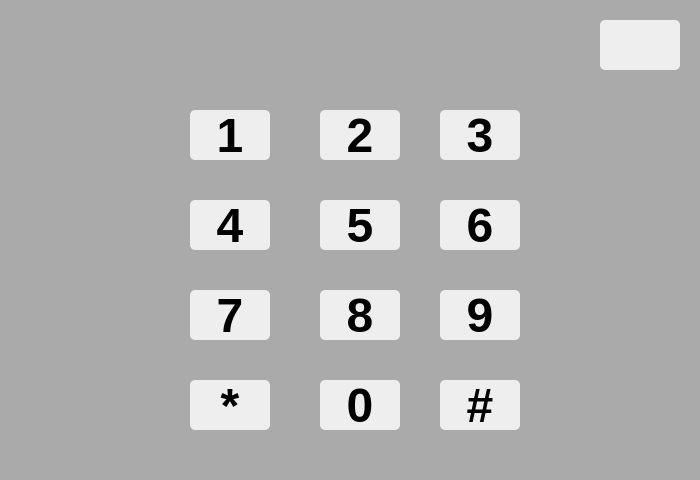
<?xml version="1.0" encoding="UTF-8"?>
<ui version="4.0">
 <class>pyphone</class>
 <widget class="QMainWindow" name="pyphone">
  <property name="geometry">
   <rect>
    <x>0</x>
    <y>0</y>
    <width>700</width>
    <height>480</height>
   </rect>
  </property>
  <property name="windowTitle">
   <string>phone</string>
  </property>
  <widget class="QWidget" name="centralwidget">
   <property name="styleSheet">
    <string notr="true"/>
   </property>
   <widget class="QFrame" name="frame">
    <property name="geometry">
     <rect>
      <x>0</x>
      <y>0</y>
      <width>2800</width>
      <height>480</height>
     </rect>
    </property>
    <property name="styleSheet">
     <string notr="true">background-image: url(./skins/phone.png);border: 0px; background-color: #aaaaaa;</string>
    </property>
    <property name="frameShape">
     <enum>QFrame::StyledPanel</enum>
    </property>
    <property name="frameShadow">
     <enum>QFrame::Plain</enum>
    </property>
    <widget class="QToolButton" name="btnDelete">
     <property name="geometry">
      <rect>
       <x>600</x>
       <y>20</y>
       <width>80</width>
       <height>50</height>
      </rect>
     </property>
     <property name="styleSheet">
      <string notr="true">background-image: url(./images/delete.png);background-repeat: none; background-color: #eeeeee; border-radius: 5px; border: 0px;background-position: center</string>
     </property>
     <property name="text">
      <string/>
     </property>
     <property name="toolButtonStyle">
      <enum>Qt::ToolButtonFollowStyle</enum>
     </property>
    </widget>
    <widget class="QToolButton" name="btnPhone1">
     <property name="geometry">
      <rect>
       <x>190</x>
       <y>110</y>
       <width>80</width>
       <height>50</height>
      </rect>
     </property>
     <property name="font">
      <font>
       <pointsize>36</pointsize>
       <weight>75</weight>
       <bold>true</bold>
       <kerning>true</kerning>
      </font>
     </property>
     <property name="styleSheet">
      <string notr="true">background-image: url(./images/clear.gif);background-color: #eeeeee; border-radius: 5px;</string>
     </property>
     <property name="text">
      <string>1</string>
     </property>
     <property name="toolButtonStyle">
      <enum>Qt::ToolButtonTextOnly</enum>
     </property>
    </widget>
    <widget class="QToolButton" name="btnPhone6">
     <property name="geometry">
      <rect>
       <x>440</x>
       <y>200</y>
       <width>80</width>
       <height>50</height>
      </rect>
     </property>
     <property name="font">
      <font>
       <pointsize>36</pointsize>
       <weight>75</weight>
       <bold>true</bold>
      </font>
     </property>
     <property name="styleSheet">
      <string notr="true">background-image: url(./images/clear.gif);background-color: #eeeeee; border-radius: 5px;</string>
     </property>
     <property name="text">
      <string>6</string>
     </property>
     <property name="toolButtonStyle">
      <enum>Qt::ToolButtonFollowStyle</enum>
     </property>
    </widget>
    <widget class="QToolButton" name="btnPhone0">
     <property name="geometry">
      <rect>
       <x>320</x>
       <y>380</y>
       <width>80</width>
       <height>50</height>
      </rect>
     </property>
     <property name="font">
      <font>
       <pointsize>36</pointsize>
       <weight>75</weight>
       <bold>true</bold>
      </font>
     </property>
     <property name="styleSheet">
      <string notr="true">background-image: url(./images/clear.gif);background-color: #eeeeee; border-radius: 5px;</string>
     </property>
     <property name="text">
      <string>0</string>
     </property>
     <property name="toolButtonStyle">
      <enum>Qt::ToolButtonFollowStyle</enum>
     </property>
    </widget>
    <widget class="QToolButton" name="btnPhone5">
     <property name="geometry">
      <rect>
       <x>320</x>
       <y>200</y>
       <width>80</width>
       <height>50</height>
      </rect>
     </property>
     <property name="font">
      <font>
       <pointsize>36</pointsize>
       <weight>75</weight>
       <bold>true</bold>
      </font>
     </property>
     <property name="styleSheet">
      <string notr="true">background-image: url(./images/clear.gif);background-color: #eeeeee; border-radius: 5px;</string>
     </property>
     <property name="text">
      <string>5</string>
     </property>
     <property name="toolButtonStyle">
      <enum>Qt::ToolButtonFollowStyle</enum>
     </property>
    </widget>
    <widget class="QToolButton" name="btnPhone7">
     <property name="geometry">
      <rect>
       <x>190</x>
       <y>290</y>
       <width>80</width>
       <height>50</height>
      </rect>
     </property>
     <property name="font">
      <font>
       <pointsize>36</pointsize>
       <weight>75</weight>
       <bold>true</bold>
      </font>
     </property>
     <property name="styleSheet">
      <string notr="true">background-image: url(./images/clear.gif);background-color: #eeeeee; border-radius: 5px;</string>
     </property>
     <property name="text">
      <string>7</string>
     </property>
     <property name="toolButtonStyle">
      <enum>Qt::ToolButtonFollowStyle</enum>
     </property>
    </widget>
    <widget class="QToolButton" name="btnPhone8">
     <property name="geometry">
      <rect>
       <x>320</x>
       <y>290</y>
       <width>80</width>
       <height>50</height>
      </rect>
     </property>
     <property name="font">
      <font>
       <pointsize>36</pointsize>
       <weight>75</weight>
       <bold>true</bold>
      </font>
     </property>
     <property name="styleSheet">
      <string notr="true">background-image: url(./images/clear.gif);background-color: #eeeeee; border-radius: 5px;</string>
     </property>
     <property name="text">
      <string>8</string>
     </property>
     <property name="toolButtonStyle">
      <enum>Qt::ToolButtonFollowStyle</enum>
     </property>
    </widget>
    <widget class="QToolButton" name="btnPhone10">
     <property name="geometry">
      <rect>
       <x>190</x>
       <y>380</y>
       <width>80</width>
       <height>50</height>
      </rect>
     </property>
     <property name="font">
      <font>
       <pointsize>36</pointsize>
       <weight>75</weight>
       <bold>true</bold>
      </font>
     </property>
     <property name="styleSheet">
      <string notr="true">background-image: url(./images/clear.gif);background-color: #eeeeee; border-radius: 5px;</string>
     </property>
     <property name="text">
      <string>*</string>
     </property>
     <property name="toolButtonStyle">
      <enum>Qt::ToolButtonFollowStyle</enum>
     </property>
    </widget>
    <widget class="QToolButton" name="btnPhone9">
     <property name="geometry">
      <rect>
       <x>440</x>
       <y>290</y>
       <width>80</width>
       <height>50</height>
      </rect>
     </property>
     <property name="font">
      <font>
       <pointsize>36</pointsize>
       <weight>75</weight>
       <bold>true</bold>
      </font>
     </property>
     <property name="styleSheet">
      <string notr="true">background-image: url(./images/clear.gif);background-color: #eeeeee; border-radius: 5px;</string>
     </property>
     <property name="text">
      <string>9</string>
     </property>
     <property name="toolButtonStyle">
      <enum>Qt::ToolButtonFollowStyle</enum>
     </property>
    </widget>
    <widget class="QToolButton" name="btnPhone2">
     <property name="geometry">
      <rect>
       <x>320</x>
       <y>110</y>
       <width>80</width>
       <height>50</height>
      </rect>
     </property>
     <property name="font">
      <font>
       <pointsize>36</pointsize>
       <weight>75</weight>
       <bold>true</bold>
      </font>
     </property>
     <property name="styleSheet">
      <string notr="true">background-image: url(./images/clear.gif);background-color: #eeeeee; border-radius: 5px;</string>
     </property>
     <property name="text">
      <string>2</string>
     </property>
     <property name="toolButtonStyle">
      <enum>Qt::ToolButtonFollowStyle</enum>
     </property>
    </widget>
    <widget class="QToolButton" name="btnPhone4">
     <property name="geometry">
      <rect>
       <x>190</x>
       <y>200</y>
       <width>80</width>
       <height>50</height>
      </rect>
     </property>
     <property name="font">
      <font>
       <pointsize>36</pointsize>
       <weight>75</weight>
       <bold>true</bold>
      </font>
     </property>
     <property name="styleSheet">
      <string notr="true">background-image: url(./images/clear.gif);background-color: #eeeeee; border-radius: 5px;</string>
     </property>
     <property name="text">
      <string>4</string>
     </property>
     <property name="toolButtonStyle">
      <enum>Qt::ToolButtonFollowStyle</enum>
     </property>
    </widget>
    <widget class="QToolButton" name="btnPhonebook">
     <property name="geometry">
      <rect>
       <x>550</x>
       <y>200</y>
       <width>100</width>
       <height>100</height>
      </rect>
     </property>
     <property name="styleSheet">
      <string notr="true">border: 0px;</string>
     </property>
     <property name="text">
      <string/>
     </property>
     <property name="toolButtonStyle">
      <enum>Qt::ToolButtonFollowStyle</enum>
     </property>
    </widget>
    <widget class="QLabel" name="lblPhoneNumber">
     <property name="geometry">
      <rect>
       <x>30</x>
       <y>20</y>
       <width>561</width>
       <height>51</height>
      </rect>
     </property>
     <property name="palette">
      <palette>
       <active>
        <colorrole role="WindowText">
         <brush brushstyle="SolidPattern">
          <color alpha="255">
           <red>252</red>
           <green>252</green>
           <blue>252</blue>
          </color>
         </brush>
        </colorrole>
        <colorrole role="Button">
         <brush brushstyle="SolidPattern">
          <color alpha="0">
           <red>0</red>
           <green>0</green>
           <blue>0</blue>
          </color>
         </brush>
        </colorrole>
        <colorrole role="Base">
         <brush brushstyle="SolidPattern">
          <color alpha="0">
           <red>0</red>
           <green>0</green>
           <blue>0</blue>
          </color>
         </brush>
        </colorrole>
        <colorrole role="Window">
         <brush brushstyle="SolidPattern">
          <color alpha="0">
           <red>0</red>
           <green>0</green>
           <blue>0</blue>
          </color>
         </brush>
        </colorrole>
       </active>
       <inactive>
        <colorrole role="WindowText">
         <brush brushstyle="SolidPattern">
          <color alpha="255">
           <red>252</red>
           <green>252</green>
           <blue>252</blue>
          </color>
         </brush>
        </colorrole>
        <colorrole role="Button">
         <brush brushstyle="SolidPattern">
          <color alpha="0">
           <red>0</red>
           <green>0</green>
           <blue>0</blue>
          </color>
         </brush>
        </colorrole>
        <colorrole role="Base">
         <brush brushstyle="SolidPattern">
          <color alpha="0">
           <red>0</red>
           <green>0</green>
           <blue>0</blue>
          </color>
         </brush>
        </colorrole>
        <colorrole role="Window">
         <brush brushstyle="SolidPattern">
          <color alpha="0">
           <red>0</red>
           <green>0</green>
           <blue>0</blue>
          </color>
         </brush>
        </colorrole>
       </inactive>
       <disabled>
        <colorrole role="WindowText">
         <brush brushstyle="SolidPattern">
          <color alpha="255">
           <red>127</red>
           <green>127</green>
           <blue>127</blue>
          </color>
         </brush>
        </colorrole>
        <colorrole role="Button">
         <brush brushstyle="SolidPattern">
          <color alpha="0">
           <red>0</red>
           <green>0</green>
           <blue>0</blue>
          </color>
         </brush>
        </colorrole>
        <colorrole role="Base">
         <brush brushstyle="SolidPattern">
          <color alpha="0">
           <red>0</red>
           <green>0</green>
           <blue>0</blue>
          </color>
         </brush>
        </colorrole>
        <colorrole role="Window">
         <brush brushstyle="SolidPattern">
          <color alpha="0">
           <red>0</red>
           <green>0</green>
           <blue>0</blue>
          </color>
         </brush>
        </colorrole>
       </disabled>
      </palette>
     </property>
     <property name="font">
      <font>
       <pointsize>30</pointsize>
       <weight>75</weight>
       <bold>true</bold>
      </font>
     </property>
     <property name="styleSheet">
      <string notr="true">background: transparent;border: 0px</string>
     </property>
     <property name="text">
      <string/>
     </property>
     <property name="scaledContents">
      <bool>true</bool>
     </property>
     <property name="alignment">
      <set>Qt::AlignCenter</set>
     </property>
     <property name="textInteractionFlags">
      <set>Qt::NoTextInteraction</set>
     </property>
    </widget>
    <widget class="QToolButton" name="btnPhone11">
     <property name="geometry">
      <rect>
       <x>440</x>
       <y>380</y>
       <width>80</width>
       <height>50</height>
      </rect>
     </property>
     <property name="font">
      <font>
       <pointsize>36</pointsize>
       <weight>75</weight>
       <bold>true</bold>
      </font>
     </property>
     <property name="styleSheet">
      <string notr="true">background-image: url(./images/clear.gif);background-color: #eeeeee; border-radius: 5px;</string>
     </property>
     <property name="text">
      <string>#</string>
     </property>
     <property name="toolButtonStyle">
      <enum>Qt::ToolButtonFollowStyle</enum>
     </property>
    </widget>
    <widget class="QToolButton" name="btnPhone3">
     <property name="geometry">
      <rect>
       <x>440</x>
       <y>110</y>
       <width>80</width>
       <height>50</height>
      </rect>
     </property>
     <property name="font">
      <font>
       <pointsize>36</pointsize>
       <weight>75</weight>
       <bold>true</bold>
      </font>
     </property>
     <property name="styleSheet">
      <string notr="true">background-image: url(./images/clear.gif);background-color: #eeeeee; border-radius: 5px;</string>
     </property>
     <property name="text">
      <string>3</string>
     </property>
     <property name="toolButtonStyle">
      <enum>Qt::ToolButtonFollowStyle</enum>
     </property>
    </widget>
    <widget class="QToolButton" name="btnCallNumber">
     <property name="geometry">
      <rect>
       <x>50</x>
       <y>200</y>
       <width>100</width>
       <height>100</height>
      </rect>
     </property>
     <property name="styleSheet">
      <string notr="true">border: 0px;</string>
     </property>
     <property name="text">
      <string/>
     </property>
     <property name="autoRepeatInterval">
      <number>100</number>
     </property>
     <property name="toolButtonStyle">
      <enum>Qt::ToolButtonIconOnly</enum>
     </property>
    </widget>
    <widget class="QListWidget" name="phonebookList">
     <property name="geometry">
      <rect>
       <x>720</x>
       <y>90</y>
       <width>661</width>
       <height>371</height>
      </rect>
     </property>
     <property name="font">
      <font>
       <pointsize>25</pointsize>
       <weight>75</weight>
       <bold>true</bold>
      </font>
     </property>
     <property name="autoFillBackground">
      <bool>true</bool>
     </property>
     <property name="styleSheet">
      <string notr="true">color: #ffffff;background: transparent;selected:{border: 0px};border:0px</string>
     </property>
     <property name="frameShape">
      <enum>QFrame::NoFrame</enum>
     </property>
     <property name="frameShadow">
      <enum>QFrame::Plain</enum>
     </property>
     <property name="lineWidth">
      <number>-1</number>
     </property>
     <property name="verticalScrollBarPolicy">
      <enum>Qt::ScrollBarAsNeeded</enum>
     </property>
     <property name="horizontalScrollBarPolicy">
      <enum>Qt::ScrollBarAlwaysOff</enum>
     </property>
     <property name="selectionBehavior">
      <enum>QAbstractItemView::SelectRows</enum>
     </property>
     <property name="iconSize">
      <size>
       <width>48</width>
       <height>48</height>
      </size>
     </property>
     <property name="gridSize">
      <size>
       <width>0</width>
       <height>60</height>
      </size>
     </property>
     <property name="viewMode">
      <enum>QListView::ListMode</enum>
     </property>
     <property name="modelColumn">
      <number>0</number>
     </property>
    </widget>
    <widget class="QToolButton" name="btnBackPhone">
     <property name="geometry">
      <rect>
       <x>720</x>
       <y>10</y>
       <width>80</width>
       <height>50</height>
      </rect>
     </property>
     <property name="styleSheet">
      <string notr="true">background-image: url(./images/close.png);background-repeat: none; background-color: #eeeeee; border-radius: 5px; border: 0px;background-position: center</string>
     </property>
     <property name="text">
      <string/>
     </property>
     <property name="toolButtonStyle">
      <enum>Qt::ToolButtonFollowStyle</enum>
     </property>
    </widget>
    <widget class="QLabel" name="lblPhoneName">
     <property name="geometry">
      <rect>
       <x>1510</x>
       <y>10</y>
       <width>571</width>
       <height>41</height>
      </rect>
     </property>
     <property name="font">
      <font>
       <pointsize>26</pointsize>
       <weight>75</weight>
       <bold>true</bold>
      </font>
     </property>
     <property name="styleSheet">
      <string notr="true">color: #ffffff;background: transparent;border: 0px</string>
     </property>
     <property name="text">
      <string/>
     </property>
    </widget>
    <widget class="QTableWidget" name="tblPhoneNumbers">
     <property name="geometry">
      <rect>
       <x>1420</x>
       <y>90</y>
       <width>661</width>
       <height>371</height>
      </rect>
     </property>
     <property name="font">
      <font>
       <pointsize>25</pointsize>
       <weight>75</weight>
       <bold>true</bold>
      </font>
     </property>
     <property name="styleSheet">
      <string notr="true">color: #ffffff;background: transparent;selected:{border: 0px};border: 0px</string>
     </property>
     <property name="verticalScrollBarPolicy">
      <enum>Qt::ScrollBarAlwaysOff</enum>
     </property>
     <property name="horizontalScrollBarPolicy">
      <enum>Qt::ScrollBarAlwaysOff</enum>
     </property>
     <property name="editTriggers">
      <set>QAbstractItemView::AnyKeyPressed|QAbstractItemView::EditKeyPressed</set>
     </property>
     <property name="selectionBehavior">
      <enum>QAbstractItemView::SelectRows</enum>
     </property>
     <property name="iconSize">
      <size>
       <width>48</width>
       <height>48</height>
      </size>
     </property>
     <property name="showGrid">
      <bool>false</bool>
     </property>
     <property name="columnCount">
      <number>2</number>
     </property>
     <attribute name="horizontalHeaderVisible">
      <bool>false</bool>
     </attribute>
     <attribute name="verticalHeaderVisible">
      <bool>false</bool>
     </attribute>
     <attribute name="verticalHeaderDefaultSectionSize">
      <number>48</number>
     </attribute>
     <column/>
     <column/>
    </widget>
    <widget class="QToolButton" name="slideback2">
     <property name="geometry">
      <rect>
       <x>1420</x>
       <y>10</y>
       <width>80</width>
       <height>50</height>
      </rect>
     </property>
     <property name="styleSheet">
      <string notr="true">background-image: url(./images/close.png);background-repeat: none; background-color: #eeeeee; border-radius: 5px; border: 0px;background-position: center</string>
     </property>
     <property name="text">
      <string/>
     </property>
     <property name="toolButtonStyle">
      <enum>Qt::ToolButtonFollowStyle</enum>
     </property>
    </widget>
    <widget class="QToolButton" name="btnCallReject">
     <property name="geometry">
      <rect>
       <x>2620</x>
       <y>260</y>
       <width>100</width>
       <height>100</height>
      </rect>
     </property>
     <property name="styleSheet">
      <string notr="true">background-image: url(./images/callend.png);background-repeat: none;border: 0px;</string>
     </property>
     <property name="text">
      <string/>
     </property>
     <property name="toolButtonStyle">
      <enum>Qt::ToolButtonFollowStyle</enum>
     </property>
    </widget>
    <widget class="QToolButton" name="btnCallAnswer">
     <property name="geometry">
      <rect>
       <x>2180</x>
       <y>260</y>
       <width>100</width>
       <height>100</height>
      </rect>
     </property>
     <property name="styleSheet">
      <string notr="true">background-image: url(./images/call.png);background-repeat: none;border: 0px;</string>
     </property>
     <property name="text">
      <string/>
     </property>
     <property name="toolButtonStyle">
      <enum>Qt::ToolButtonFollowStyle</enum>
     </property>
    </widget>
    <widget class="QLabel" name="lblPhoneIncomingNumber">
     <property name="geometry">
      <rect>
       <x>2120</x>
       <y>20</y>
       <width>661</width>
       <height>51</height>
      </rect>
     </property>
     <property name="palette">
      <palette>
       <active>
        <colorrole role="WindowText">
         <brush brushstyle="SolidPattern">
          <color alpha="255">
           <red>252</red>
           <green>252</green>
           <blue>252</blue>
          </color>
         </brush>
        </colorrole>
        <colorrole role="Button">
         <brush brushstyle="SolidPattern">
          <color alpha="0">
           <red>0</red>
           <green>0</green>
           <blue>0</blue>
          </color>
         </brush>
        </colorrole>
        <colorrole role="Base">
         <brush brushstyle="SolidPattern">
          <color alpha="0">
           <red>0</red>
           <green>0</green>
           <blue>0</blue>
          </color>
         </brush>
        </colorrole>
        <colorrole role="Window">
         <brush brushstyle="SolidPattern">
          <color alpha="0">
           <red>0</red>
           <green>0</green>
           <blue>0</blue>
          </color>
         </brush>
        </colorrole>
       </active>
       <inactive>
        <colorrole role="WindowText">
         <brush brushstyle="SolidPattern">
          <color alpha="255">
           <red>252</red>
           <green>252</green>
           <blue>252</blue>
          </color>
         </brush>
        </colorrole>
        <colorrole role="Button">
         <brush brushstyle="SolidPattern">
          <color alpha="0">
           <red>0</red>
           <green>0</green>
           <blue>0</blue>
          </color>
         </brush>
        </colorrole>
        <colorrole role="Base">
         <brush brushstyle="SolidPattern">
          <color alpha="0">
           <red>0</red>
           <green>0</green>
           <blue>0</blue>
          </color>
         </brush>
        </colorrole>
        <colorrole role="Window">
         <brush brushstyle="SolidPattern">
          <color alpha="0">
           <red>0</red>
           <green>0</green>
           <blue>0</blue>
          </color>
         </brush>
        </colorrole>
       </inactive>
       <disabled>
        <colorrole role="WindowText">
         <brush brushstyle="SolidPattern">
          <color alpha="255">
           <red>127</red>
           <green>127</green>
           <blue>127</blue>
          </color>
         </brush>
        </colorrole>
        <colorrole role="Button">
         <brush brushstyle="SolidPattern">
          <color alpha="0">
           <red>0</red>
           <green>0</green>
           <blue>0</blue>
          </color>
         </brush>
        </colorrole>
        <colorrole role="Base">
         <brush brushstyle="SolidPattern">
          <color alpha="0">
           <red>0</red>
           <green>0</green>
           <blue>0</blue>
          </color>
         </brush>
        </colorrole>
        <colorrole role="Window">
         <brush brushstyle="SolidPattern">
          <color alpha="0">
           <red>0</red>
           <green>0</green>
           <blue>0</blue>
          </color>
         </brush>
        </colorrole>
       </disabled>
      </palette>
     </property>
     <property name="font">
      <font>
       <pointsize>30</pointsize>
       <weight>75</weight>
       <bold>true</bold>
      </font>
     </property>
     <property name="styleSheet">
      <string notr="true">background: transparent;border: 0px</string>
     </property>
     <property name="text">
      <string/>
     </property>
     <property name="scaledContents">
      <bool>true</bool>
     </property>
     <property name="alignment">
      <set>Qt::AlignCenter</set>
     </property>
     <property name="textInteractionFlags">
      <set>Qt::NoTextInteraction</set>
     </property>
    </widget>
    <widget class="QToolButton" name="loadPhonebook">
     <property name="geometry">
      <rect>
       <x>820</x>
       <y>10</y>
       <width>80</width>
       <height>50</height>
      </rect>
     </property>
     <property name="font">
      <font>
       <pointsize>23</pointsize>
      </font>
     </property>
     <property name="styleSheet">
      <string notr="true">background-image: url(./images/phonebook_reload.png);background-repeat: none; background-color: #eeeeee; border-radius: 5px; border: 0px;background-position: center</string>
     </property>
     <property name="text">
      <string/>
     </property>
     <property name="toolButtonStyle">
      <enum>Qt::ToolButtonFollowStyle</enum>
     </property>
    </widget>
    <zorder>btnDelete</zorder>
    <zorder>btnPhone1</zorder>
    <zorder>btnPhone6</zorder>
    <zorder>btnPhone0</zorder>
    <zorder>btnPhone5</zorder>
    <zorder>btnPhone7</zorder>
    <zorder>btnPhone8</zorder>
    <zorder>btnPhone10</zorder>
    <zorder>btnPhone9</zorder>
    <zorder>btnPhone2</zorder>
    <zorder>btnPhone4</zorder>
    <zorder>btnPhonebook</zorder>
    <zorder>lblPhoneNumber</zorder>
    <zorder>btnPhone11</zorder>
    <zorder>btnPhone3</zorder>
    <zorder>phonebookList</zorder>
    <zorder>btnBackPhone</zorder>
    <zorder>lblPhoneName</zorder>
    <zorder>tblPhoneNumbers</zorder>
    <zorder>slideback2</zorder>
    <zorder>btnCallReject</zorder>
    <zorder>btnCallAnswer</zorder>
    <zorder>lblPhoneIncomingNumber</zorder>
    <zorder>loadPhonebook</zorder>
    <zorder>btnCallNumber</zorder>
   </widget>
  </widget>
 </widget>
 <resources/>
 <connections/>
</ui>
